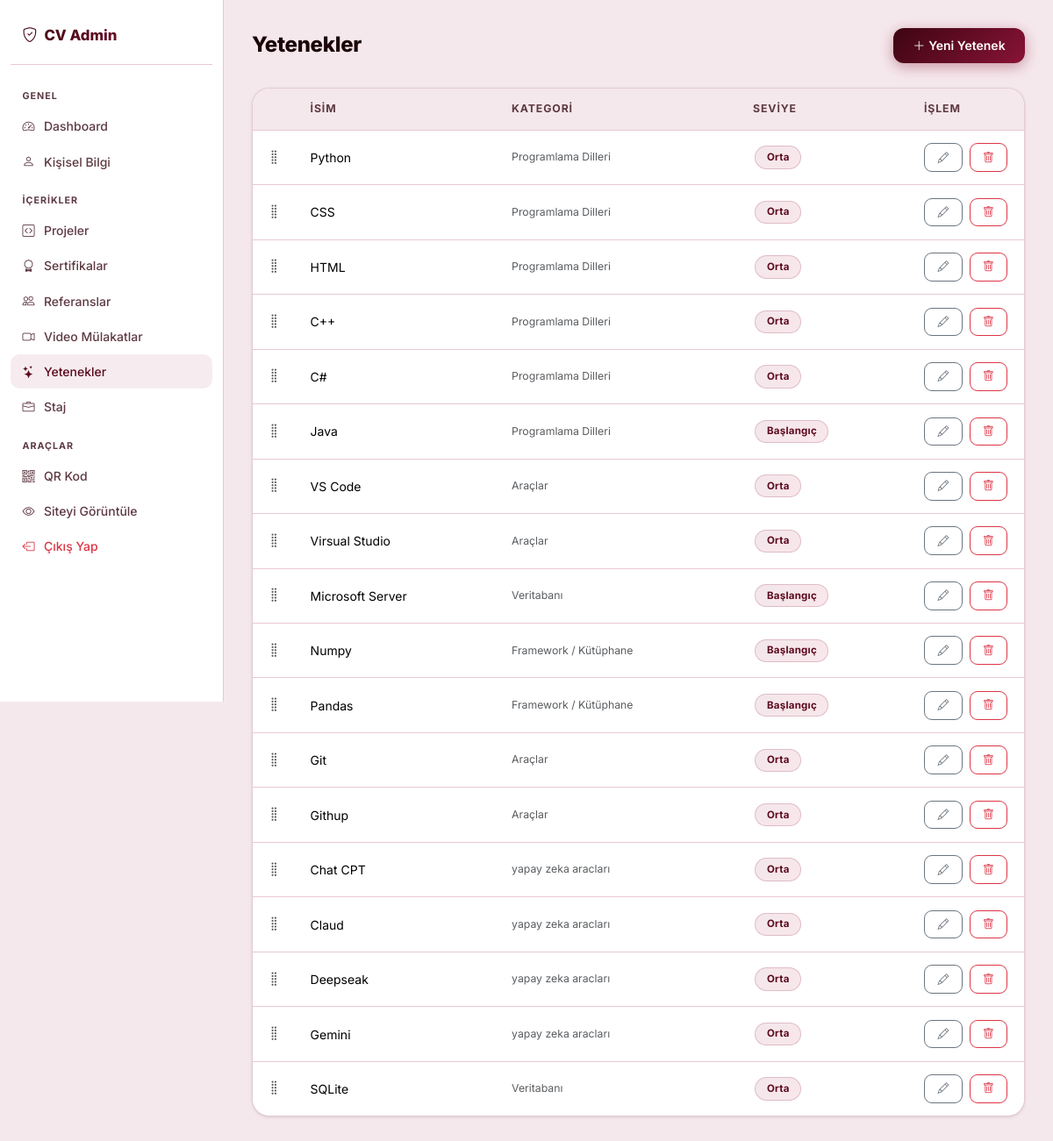
Screenshot of /admin/yetenekler (signed in) with the database file from the repository.
### app.py (models this page shows)
class Yetenek(db.Model):
    id = db.Column(db.Integer, primary_key=True)
    kategori = db.Column(db.String(100), default='Programlama Dilleri')
    isim = db.Column(db.String(100), nullable=False)
    seviye = db.Column(db.String(50), default='')
    sira = db.Column(db.Integer, default=0)

### app.py (the view)
@app.route('/admin/yetenekler')
@giris_gerekli
def admin_yetenekler():
    tum_yetenekler = Yetenek.query.order_by(Yetenek.sira, Yetenek.id).all()
    return render_template('admin/yetenekler.html', yetenekler=tum_yetenekler)

### app.py (called while the page is built)
@app.context_processor
def inject_bilgi():
    bilgi = KisiselBilgi.query.first()
    return dict(bilgi=bilgi)

def giris_gerekli(f):
    @wraps(f)
    def decorated(*args, **kwargs):
        if 'admin_id' not in session:
            return redirect(url_for('admin_giris'))
        return f(*args, **kwargs)
    return decorated

### templates/admin/yetenekler.html (shortened to what this page needs)
{% extends "admin/base.html" %}
{% block content %}
<div class="admin-header d-flex justify-content-between align-items-center">
  <h1>Yetenekler</h1>
  <a href="{{ url_for('admin_yetenek_ekle') }}" class="btn btn-primary">
    <i class="bi bi-plus-lg me-1"></i>Yeni Yetenek
  </a>
</div>
<div class="admin-table">
  <table class="table table-hover mb-0">
    <thead>
      <tr>
        <th style="width:36px;"></th>
        <th>İsim</th>
        <th>Kategori</th>
        <th>Seviye</th>
        <th style="width:130px;">İşlem</th>
      </tr>
    </thead>
    <tbody id="sortable-tbody">
      {% for y in yetenekler %}
      <tr data-id="{{ y.id }}">
        <td><i class="bi bi-grip-vertical drag-handle text-muted" style="cursor:grab;font-size:1.1rem;"></i></td>
        <td class="fw-500">{{ y.isim }}</td>
        <td class="text-muted small">{{ y.kategori or '—' }}</td>
        <td>
          {% if y.seviye %}
          <span class="tech-badge">{{ y.seviye }}</span>
          {% else %}—{% endif %}
        </td>
        <td>
          <a href="{{ url_for('admin_yetenek_duzenle', id=y.id) }}"
             class="btn btn-sm btn-outline-secondary me-1">
            <i class="bi bi-pencil"></i>
          </a>
          <form method="POST" action="{{ url_for('admin_yetenek_sil', id=y.id) }}"
                style="display:inline;"
                onsubmit="return confirm('Bu yeteneği silmek istediğine emin misin?')">
            <button type="submit" class="btn btn-sm btn-outline-danger">
              <i class="bi bi-trash"></i>
            </button>
          </form>
        </td>
      </tr>
      {% else %}
      <tr>
        <td colspan="5" class="text-center text-muted py-4">
          Henüz yetenek yok. <a href="{{ url_for('admin_yetenek_ekle') }}">İlkini ekle</a>
        </td>
      </tr>
      {% endfor %}
    </tbody>
  </table>
</div>
{% endblock %}

### static/css/style.css (style rules this page uses)
:root { --primary: #5c0a1f; --primary-dark: #3d0512; --primary-light: #fce8ed; --accent: #881337; --accent2: #be123c; --gradient: linear-gradient(135deg, #3d0512 0%, #881337 100%); --gradient2: linear-gradient(135deg, #881337 0%, #3d0512 100%); --gradient-warm: linear-gradient(135deg, #5c0a1f 0%, #9b1b30 100%); --text: #1a0508; --text-muted: #5e3a43; --bg: #f5e8ec; --card-bg: #fff7f8; --border: rgba(92,10,31,.18); --border-solid: #e8c9d0; --radius: 20px; --radius-sm: 12px; --shadow: 0 1px 4px rgba(92,10,31,.09), 0 1px 2px rgba(0,0,0,.05); --shadow-md: 0 6px 24px rgba(92,10,31,.18); --shadow-lg: 0 14px 44px rgba(92,10,31,.2); --shadow-xl: 0 24px 64px rgba(92,10,31,.24); --shadow-color: 0 8px 28px rgba(92,10,31,.45); }
* { box-sizing: border-box; }
body { font-family: 'Inter', sans-serif; background: var(--bg); color: var(--text); min-height: 100vh; display: flex; flex-direction: column; }
.btn-primary { background: var(--gradient); border: none; font-weight: 600; font-size: .875rem; border-radius: 12px; padding: .58rem 1.4rem; box-shadow: 0 4px 16px rgba(136,19,55,.4); transition: all .24s cubic-bezier(.34,1.56,.64,1); }
.btn-sm { padding: .36rem .9rem; font-size: .8rem; border-radius: 9px; }
.tech-badge { display: inline-block; background: linear-gradient(135deg, rgba(136,19,55,.1), rgba(190,18,60,.1)); color: var(--primary); border-radius: 999px; padding: .22rem .78rem; font-size: .72rem; font-weight: 700; margin: .15rem; letter-spacing: .02em; border: 1px solid rgba(136,19,55,.2); }
.admin-header { margin-bottom: 1.75rem; }
.admin-header h1 { font-size: 1.5rem; font-weight: 800; margin: 0; letter-spacing: -.3px; }
.admin-table { background: var(--card-bg); border-radius: var(--radius); border: 1.5px solid var(--border); overflow: hidden; box-shadow: var(--shadow); }
.admin-table table { margin: 0; font-size: .875rem; }
.admin-table thead th { background: var(--bg); border-bottom: 1px solid var(--border-solid); color: var(--text-muted); font-weight: 700; font-size: .77rem; text-transform: uppercase; letter-spacing: .07em; padding: .9rem 1rem; }
.admin-table tbody td { padding: .9rem 1rem; vertical-align: middle; border-bottom: 1px solid var(--border-solid); }
.admin-table tbody tr:last-child td { border-bottom: none; }

### rows the page displays
Yetenek: isim "Python", kategori "Programlama Dilleri", seviye "Orta"
Yetenek: isim "CSS", kategori "Programlama Dilleri", seviye "Orta"
Yetenek: isim "HTML", kategori "Programlama Dilleri", seviye "Orta"
Yetenek: isim "C++", kategori "Programlama Dilleri", seviye "Orta"
Yetenek: isim "C#", kategori "Programlama Dilleri", seviye "Orta"
Yetenek: isim "Java", kategori "Programlama Dilleri", seviye "Başlangıç"
Yetenek: isim "VS Code", kategori "Araçlar", seviye "Orta"
Yetenek: isim "Virsual Studio", kategori "Araçlar", seviye "Orta"
Yetenek: isim "Microsoft Server", kategori "Veritabanı", seviye "Başlangıç"
Yetenek: isim "Numpy", kategori "Framework / Kütüphane", seviye "Başlangıç"
Yetenek: isim "Pandas", kategori "Framework / Kütüphane", seviye "Başlangıç"
Yetenek: isim "Git", kategori "Araçlar", seviye "Orta"
Yetenek: isim "Githup", kategori "Araçlar", seviye "Orta"
Yetenek: isim "Chat CPT", kategori "yapay zeka aracları", seviye "Orta"
Yetenek: isim "Claud", kategori "yapay zeka aracları", seviye "Orta"
Yetenek: isim "Deepseak", kategori "yapay zeka aracları", seviye "Orta"
Yetenek: isim "Gemini", kategori "yapay zeka aracları", seviye "Orta"
Yetenek: isim "SQLite", kategori "Veritabanı", seviye "Orta"
